Frame 1 (no input): blank canvas, image omitted
Frame 60 (the mouse pressed at the canvas centre just before this capture): blank canvas, image omitted
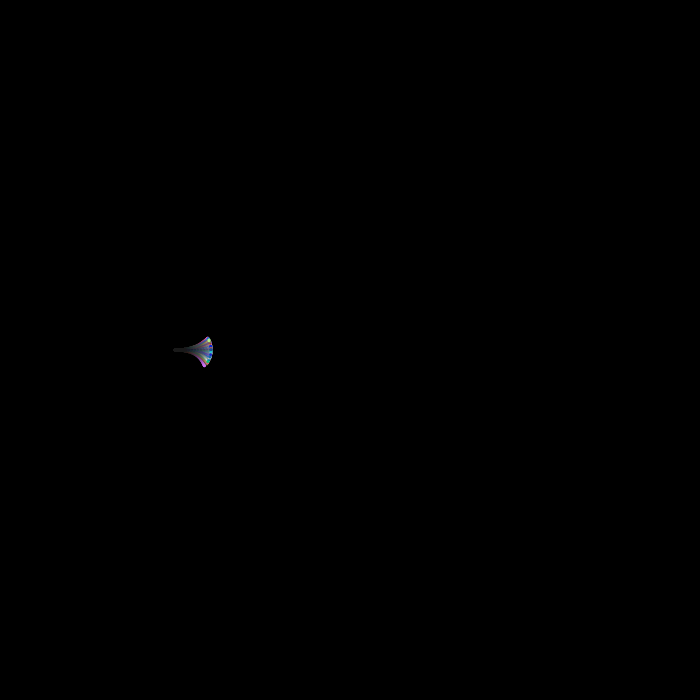
Frame 120 (the mouse held since frame 60 and released just before this capture)

The Processing sketch whose frames 1 and 60 were blank and that drew this single picture after the mouse press (run headless with seeded random() and noise(); from frame 60 on, the mouse is pressed at the canvas centre):

// Processing sketch: processing_84306
// ── processing_84306.pde

/*
This code is aimed to show a simple method how to create
a continous and smooth pathway with almost direct usage of
the random() function and without Perlin noise.

The algorithm has to be improved.

Read the Particle class and the .update() method
to get the idea.

I release the code as Public Domain.
Pawel Tokarz, aka outslider

*/

float posStep = 0.3;
int   nParticles = 300;
Particle[] particles;

void setup() {
  size(700,700);
  frameRate(60);
  background(0);
  particles = new Particle[nParticles];
  
  for(int i=0; i<nParticles; i++) {
    particles[i] = new Particle();
  } 
}

void draw() {
  fill(0,0,0,5);
  rect(0,0,width,height);
  translate(width/4, height/2);

  for(int i=0; i<nParticles; i++) {
    particles[i].update();
    particles[i].show();
  }
}

void keyPressed() {
}


class Particle {
  
  PVector pos;
  float angle;
  float dRange;
  float dAngle;
  color c;
//  PVector pos;
  
  Particle() {
    pos = new PVector(0,0);
    angle  = 0;
    dRange = 0.001;
    dAngle = 0;    
    c = color(random(255),random(255),random(255));
  }
  
  void update() {
    float cor = 0.5*dRange*atan(angle)/PI;
    float randNum = (random(2)-1)*dRange-cor;  //Random number from (-dRange, dRange)
    dAngle+=randNum;                       //We don't change the angle directly
                                           //but its differential - source of the smoothness! 
    
    angle+=dAngle;                         //new angle is angle+dAngle
  
    pos.x+=posStep*cos(angle);            //just move on step
    pos.y+=posStep*sin(angle);
  }
  
  void show() {
    fill(c);
    noStroke();
    ellipse(pos.x,pos.y,3,3);
  }
}
